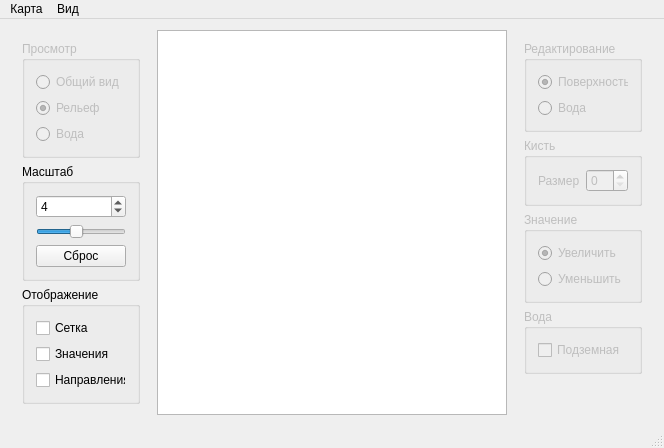
<?xml version="1.0" encoding="UTF-8"?>
<ui version="4.0">
 <class>MapEditorClass</class>
 <widget class="QMainWindow" name="MapEditorClass">
  <property name="geometry">
   <rect>
    <x>0</x>
    <y>0</y>
    <width>635</width>
    <height>409</height>
   </rect>
  </property>
  <property name="windowTitle">
   <string>MapEditor</string>
  </property>
  <widget class="QWidget" name="centralWidget">
   <layout class="QHBoxLayout" name="horizontalLayout">
    <item>
     <widget class="QWidget" name="ViewSettingsWidget" native="true">
      <property name="maximumSize">
       <size>
        <width>140</width>
        <height>16777215</height>
       </size>
      </property>
      <layout class="QVBoxLayout" name="verticalLayout_6">
       <item>
        <widget class="QGroupBox" name="gb_ViewMode">
         <property name="enabled">
          <bool>false</bool>
         </property>
         <property name="title">
          <string>Просмотр</string>
         </property>
         <layout class="QVBoxLayout" name="verticalLayout_2">
          <item>
           <widget class="QRadioButton" name="radioButton_5">
            <property name="text">
             <string>Общий вид</string>
            </property>
           </widget>
          </item>
          <item>
           <widget class="QRadioButton" name="radioButton">
            <property name="text">
             <string>Рельеф</string>
            </property>
            <property name="checked">
             <bool>true</bool>
            </property>
           </widget>
          </item>
          <item>
           <widget class="QRadioButton" name="radioButton_2">
            <property name="text">
             <string>Вода</string>
            </property>
           </widget>
          </item>
         </layout>
        </widget>
       </item>
       <item>
        <widget class="QGroupBox" name="gb_Scale">
         <property name="title">
          <string>Масштаб</string>
         </property>
         <layout class="QVBoxLayout" name="verticalLayout_8">
          <item>
           <widget class="QSpinBox" name="spinBox_Scale">
            <property name="minimum">
             <number>1</number>
            </property>
            <property name="maximum">
             <number>10</number>
            </property>
            <property name="value">
             <number>4</number>
            </property>
           </widget>
          </item>
          <item>
           <widget class="QSlider" name="horizontalSlider_Scale">
            <property name="minimum">
             <number>1</number>
            </property>
            <property name="maximum">
             <number>10</number>
            </property>
            <property name="pageStep">
             <number>5</number>
            </property>
            <property name="value">
             <number>5</number>
            </property>
            <property name="orientation">
             <enum>Qt::Horizontal</enum>
            </property>
           </widget>
          </item>
          <item>
           <widget class="QPushButton" name="pb_ResetScale">
            <property name="text">
             <string>Сброc</string>
            </property>
           </widget>
          </item>
         </layout>
        </widget>
       </item>
       <item>
        <widget class="QGroupBox" name="gb_ViewSettings">
         <property name="title">
          <string>Отображение</string>
         </property>
         <layout class="QVBoxLayout" name="verticalLayout">
          <item>
           <widget class="QCheckBox" name="cb_PaintGrid">
            <property name="text">
             <string>Сетка</string>
            </property>
            <property name="checked">
             <bool>false</bool>
            </property>
           </widget>
          </item>
          <item>
           <widget class="QCheckBox" name="cb_PaintInfo">
            <property name="enabled">
             <bool>true</bool>
            </property>
            <property name="text">
             <string>Значения</string>
            </property>
           </widget>
          </item>
          <item>
           <widget class="QCheckBox" name="cb_Directions">
            <property name="text">
             <string>Направления</string>
            </property>
           </widget>
          </item>
         </layout>
        </widget>
       </item>
       <item>
        <spacer name="verticalSpacer_2">
         <property name="orientation">
          <enum>Qt::Vertical</enum>
         </property>
         <property name="sizeHint" stdset="0">
          <size>
           <width>20</width>
           <height>88</height>
          </size>
         </property>
        </spacer>
       </item>
      </layout>
     </widget>
    </item>
    <item>
     <widget class="QGraphicsView" name="mainView">
      <property name="sizePolicy">
       <sizepolicy hsizetype="Minimum" vsizetype="Minimum">
        <horstretch>0</horstretch>
        <verstretch>0</verstretch>
       </sizepolicy>
      </property>
      <property name="minimumSize">
       <size>
        <width>350</width>
        <height>350</height>
       </size>
      </property>
     </widget>
    </item>
    <item>
     <widget class="QWidget" name="EditSettingsWidget" native="true">
      <property name="maximumSize">
       <size>
        <width>140</width>
        <height>16777215</height>
       </size>
      </property>
      <layout class="QVBoxLayout" name="verticalLayout_9">
       <item>
        <widget class="QGroupBox" name="groupBox_7">
         <property name="enabled">
          <bool>false</bool>
         </property>
         <property name="title">
          <string>Редактирование</string>
         </property>
         <layout class="QVBoxLayout" name="verticalLayout_4">
          <item>
           <widget class="QRadioButton" name="radioButton_6">
            <property name="text">
             <string>Поверхность</string>
            </property>
            <property name="checked">
             <bool>true</bool>
            </property>
           </widget>
          </item>
          <item>
           <widget class="QRadioButton" name="radioButton_7">
            <property name="text">
             <string>Вода</string>
            </property>
           </widget>
          </item>
         </layout>
        </widget>
       </item>
       <item>
        <widget class="QGroupBox" name="groupBox_3">
         <property name="enabled">
          <bool>false</bool>
         </property>
         <property name="title">
          <string>Кисть</string>
         </property>
         <layout class="QFormLayout" name="formLayout">
          <item row="0" column="0">
           <widget class="QLabel" name="label">
            <property name="text">
             <string>Размер</string>
            </property>
           </widget>
          </item>
          <item row="0" column="1">
           <widget class="QSpinBox" name="spinBox"/>
          </item>
         </layout>
        </widget>
       </item>
       <item>
        <widget class="QGroupBox" name="groupBox_5">
         <property name="enabled">
          <bool>false</bool>
         </property>
         <property name="title">
          <string>Значение</string>
         </property>
         <layout class="QVBoxLayout" name="verticalLayout_3">
          <item>
           <widget class="QRadioButton" name="radioButton_3">
            <property name="text">
             <string>Увеличить</string>
            </property>
            <property name="checked">
             <bool>true</bool>
            </property>
           </widget>
          </item>
          <item>
           <widget class="QRadioButton" name="radioButton_4">
            <property name="text">
             <string>Уменьшить</string>
            </property>
           </widget>
          </item>
         </layout>
        </widget>
       </item>
       <item>
        <widget class="QGroupBox" name="groupBox_6">
         <property name="enabled">
          <bool>false</bool>
         </property>
         <property name="title">
          <string>Вода</string>
         </property>
         <layout class="QVBoxLayout" name="verticalLayout_5">
          <item>
           <widget class="QCheckBox" name="checkBox_4">
            <property name="enabled">
             <bool>false</bool>
            </property>
            <property name="text">
             <string>Подземная</string>
            </property>
           </widget>
          </item>
         </layout>
        </widget>
       </item>
       <item>
        <spacer name="verticalSpacer">
         <property name="orientation">
          <enum>Qt::Vertical</enum>
         </property>
         <property name="sizeHint" stdset="0">
          <size>
           <width>20</width>
           <height>106</height>
          </size>
         </property>
        </spacer>
       </item>
      </layout>
     </widget>
    </item>
   </layout>
  </widget>
  <widget class="QMenuBar" name="menuBar">
   <property name="geometry">
    <rect>
     <x>0</x>
     <y>0</y>
     <width>635</width>
     <height>21</height>
    </rect>
   </property>
   <widget class="QMenu" name="menu">
    <property name="title">
     <string>Карта</string>
    </property>
    <addaction name="action_CreateNewMap"/>
    <addaction name="action_LoadMap"/>
    <addaction name="action_SaveMap"/>
    <addaction name="action_CloseMap"/>
    <addaction name="separator"/>
    <addaction name="action_Exit"/>
   </widget>
   <widget class="QMenu" name="menu_2">
    <property name="title">
     <string>Вид</string>
    </property>
    <addaction name="action_EditSettingsVisible"/>
    <addaction name="action_ViewSettingsVisible"/>
   </widget>
   <addaction name="menu"/>
   <addaction name="menu_2"/>
  </widget>
  <widget class="QStatusBar" name="statusBar"/>
  <action name="action">
   <property name="text">
    <string>Новая</string>
   </property>
  </action>
  <action name="action_LoadMap">
   <property name="enabled">
    <bool>true</bool>
   </property>
   <property name="text">
    <string>Загрузить</string>
   </property>
  </action>
  <action name="action_Exit">
   <property name="text">
    <string>Выход</string>
   </property>
  </action>
  <action name="action_CreateNewMap">
   <property name="text">
    <string>Новая</string>
   </property>
  </action>
  <action name="action_SaveMap">
   <property name="enabled">
    <bool>false</bool>
   </property>
   <property name="text">
    <string>Сохранить</string>
   </property>
  </action>
  <action name="action_EditSettingsVisible">
   <property name="checkable">
    <bool>true</bool>
   </property>
   <property name="checked">
    <bool>true</bool>
   </property>
   <property name="text">
    <string>Редактор</string>
   </property>
  </action>
  <action name="action_ViewSettingsVisible">
   <property name="checkable">
    <bool>true</bool>
   </property>
   <property name="checked">
    <bool>true</bool>
   </property>
   <property name="text">
    <string>Настройки просмотра</string>
   </property>
  </action>
  <action name="action_CloseMap">
   <property name="enabled">
    <bool>false</bool>
   </property>
   <property name="text">
    <string>Закрыть</string>
   </property>
  </action>
 </widget>
 <layoutdefault spacing="6" margin="11"/>
 <resources/>
 <connections>
  <connection>
   <sender>action_ViewSettingsVisible</sender>
   <signal>toggled(bool)</signal>
   <receiver>ViewSettingsWidget</receiver>
   <slot>setVisible(bool)</slot>
   <hints>
    <hint type="sourcelabel">
     <x>-1</x>
     <y>-1</y>
    </hint>
    <hint type="destinationlabel">
     <x>73</x>
     <y>243</y>
    </hint>
   </hints>
  </connection>
  <connection>
   <sender>action_EditSettingsVisible</sender>
   <signal>toggled(bool)</signal>
   <receiver>EditSettingsWidget</receiver>
   <slot>setVisible(bool)</slot>
   <hints>
    <hint type="sourcelabel">
     <x>-1</x>
     <y>-1</y>
    </hint>
    <hint type="destinationlabel">
     <x>612</x>
     <y>241</y>
    </hint>
   </hints>
  </connection>
  <connection>
   <sender>spinBox_Scale</sender>
   <signal>valueChanged(int)</signal>
   <receiver>horizontalSlider_Scale</receiver>
   <slot>setValue(int)</slot>
   <hints>
    <hint type="sourcelabel">
     <x>72</x>
     <y>185</y>
    </hint>
    <hint type="destinationlabel">
     <x>72</x>
     <y>212</y>
    </hint>
   </hints>
  </connection>
  <connection>
   <sender>horizontalSlider_Scale</sender>
   <signal>valueChanged(int)</signal>
   <receiver>spinBox_Scale</receiver>
   <slot>setValue(int)</slot>
   <hints>
    <hint type="sourcelabel">
     <x>72</x>
     <y>212</y>
    </hint>
    <hint type="destinationlabel">
     <x>72</x>
     <y>185</y>
    </hint>
   </hints>
  </connection>
  <connection>
   <sender>action_Exit</sender>
   <signal>triggered()</signal>
   <receiver>MapEditorClass</receiver>
   <slot>close()</slot>
   <hints>
    <hint type="sourcelabel">
     <x>-1</x>
     <y>-1</y>
    </hint>
    <hint type="destinationlabel">
     <x>342</x>
     <y>235</y>
    </hint>
   </hints>
  </connection>
 </connections>
</ui>
